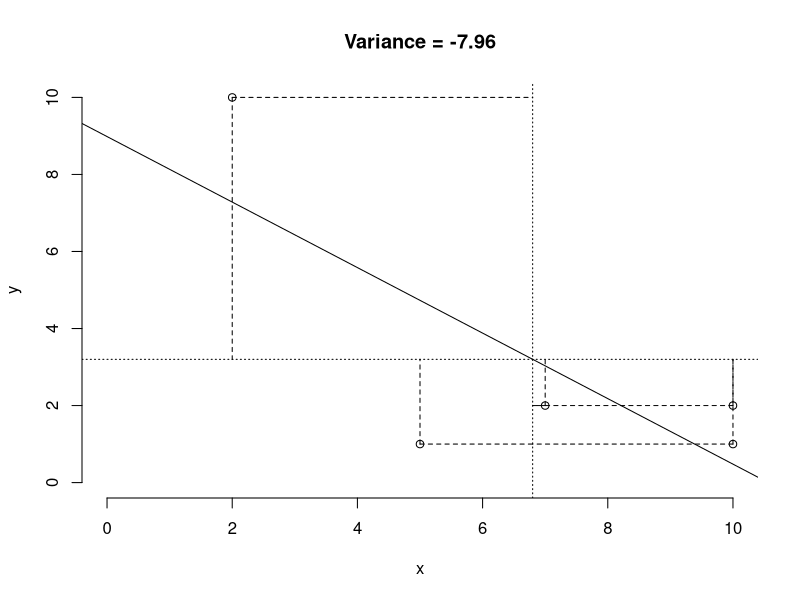

Here is the R script that generated this plot:
local_plot <- function(x, y) {
    var1 <- sum((x - mean(x)) * (y - mean(y))) / length(x)
    var2 <- mean(x * y) - mean(x)*mean(y)
    slope <- (mean(x*y)-mean(x)*mean(y))/(mean(x^2)-mean(x)^2)
    
    par(mfrow=c(1,1))
    plot(x, y, xlim=c(0, 10), ylim=c(0, 10), main=paste("Variance =", var1), frame=F)
    abline(h=mean(y), lty = 3)
    abline(v=mean(x), lty = 3)
    
    for(i in seq_along(x)) {
        segments(x[i], y[i], x[i], mean(y), lty = 2)
        segments(x[i], y[i], mean(x), y[i], lty = 2)
        #     segments(x[i], y[i], mean(x), mean(y))
    }
    abline(a=mean(y)-slope*mean(x), b=slope)
}

x <- sample(1:10, 5, replace=T)
y <- sample(1:10, 5, replace=T)
# x <- runif(5) * 10
# y <- runif(5) * 10

local_plot(x, y)